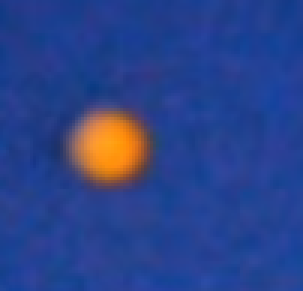
#> input picture hough_circle/img_1.png, 101 x 97 px (shown 3 times larger)
$ python hough_circle_demo1.py
#> lines starting #> are read from the running program, lines starting #| are printed output that depends on the picture; after the words box and inside, x2 and y2 are one past the last pixel; in counts of white or black regions, pixels touching at a corner belong together
# -*- coding: utf-8 -*-
"""
Aditya Intwala
This is a script to demonstrate the implementation of Hough transform function to
detect circles from the image.
Input:
    img - Full path of the input image.
    r_min - Min radius circle to detect. Default is 10.
    r_max - Max radius circle to detect. Default is 200.
    delta_r - Delta change in radius from r_min to r_max. Default is 1.
    num_thetas - Number of steps for theta from 0 to 2PI. Default is 100.
    bin_threshold - Thresholding value in percentage to shortlist candidate for circle. Default is 0.4 i.e. 40%.
    min_edge_threshold - Minimum threshold value for edge detection. Default 100.
    max_edge_threshold - Maximum threshold value for edge detection. Default 200.
Note:
    Playing with the input parameters is required to obtain desired circles in different images.

Returns:
    circle_img - Image with the Circles drawn
    circles.txt - List of circles in format (x,y,r,votes)
"""

import argparse
import time

import cv2
import numpy as np
import math
import matplotlib.pyplot as plt
from collections import defaultdict
from numba import jit


def hough_detect_ball(input_img, r_min = 8, r_max = 20, delta_r = 1,num_thetas = 30,
                      bin_threshold = 0.4,min_edge_threshold = 50,max_edge_threshold = 100):

    # edge_image = cv2.cvtColor(input_img, cv2.COLOR_BGR2GRAY)

    edge_image = cv2.Canny(input_img, min_edge_threshold, max_edge_threshold)

    if edge_image is not None:
        circles = find_hough_circles_fast(input_img, edge_image, r_min, r_max, delta_r, num_thetas,
                                                 bin_threshold)

    return circles


# def find_hough_circles_fast(image, edge_image, r_min, r_max, delta_r, num_thetas, bin_threshold, post_process=True):
#     # image size
#     img_height, img_width = edge_image.shape[:2]
#
#     # R and Theta ranges
#     dtheta = int(360 / num_thetas)
#
#     ## Thetas is bins created from 0 to 360 degree with increment of the dtheta
#     thetas = np.arange(0, 360, step=dtheta)
#
#     ## Radius ranges from r_min to r_max
#     rs = np.arange(r_min, r_max, step=delta_r)
#
#     # Calculate Cos(theta) and Sin(theta) it will be required later
#     cos_thetas = np.cos(np.deg2rad(thetas))
#     sin_thetas = np.sin(np.deg2rad(thetas))
#
#     # Evaluate and keep ready the candidate circles dx and dy for different delta radius
#     # based on the the parametric equation of circle.
#     # x = x_center + r * cos(t) and y = y_center + r * sin(t),
#     # where (x_center,y_center) is Center of candidate circle with radius r. t in range of [0,2PI)
#     circle_candidates = []
#     for r in rs:
#         for t in range(num_thetas):
#             # instead of using pre-calculated cos and sin theta values you can calculate here itself by following
#             # circle_candidates.append((r, int(r*cos(2*pi*t/num_thetas)), int(r*sin(2*pi*t/num_thetas))))
#             # but its better to pre-calculate and use it here.
#             circle_candidates.append((r, int(r * cos_thetas[t]), int(r * sin_thetas[t])))
#
#     # Hough Accumulator, we are using defaultdic instead of standard dict as this will initialize for key which is not
#     # aready present in the dictionary instead of throwing exception.
#     accumulator = defaultdict(int)
#
#     # accumulator = vote(edge_image, accumulator, circle_candidates, img_height, img_width)
#
#     for y in range(img_height):
#         for x in range(img_width):
#             if edge_image[y][x] != 0:  # white pixel
#                 # Found an edge pixel so now find and vote for circle from the candidate circles passing through this pixel.
#                 for r, rcos_t, rsin_t in circle_candidates:
#                     x_center = x - rcos_t
#                     y_center = y - rsin_t
#                     accumulator[(x_center, y_center, r)] += 1  # vote for current candidate
#
#     # Output list of detected circles. A single circle would be a tuple of (x,y,r,threshold)
#     out_circles = []
#     print()
#     print()
#     print("===========================")
#
#     # Sort the accumulator based on the votes for the candidate circles
#     for candidate_circle, votes in sorted(accumulator.items(), key=lambda i: -i[1]):
#         x, y, r = candidate_circle
#         current_vote_percentage = votes / num_thetas
#         if current_vote_percentage >= bin_threshold:
#             # Shortlist the circle for final result
#             out_circles.append((x, y, r, current_vote_percentage))
#             print(x, y, r, current_vote_percentage)
#
#     print("===========================")
#     print()
#     print()
#
#     # Post process the results, can add more post processing later.
#     if post_process:
#         pixel_threshold = 5
#         postprocess_circles = []
#         for x, y, r, v in out_circles:
#             # Exclude circles that are too close of each other
#             # all((x - xc) ** 2 + (y - yc) ** 2 > rc ** 2 for xc, yc, rc, v in postprocess_circles)
#             # Remove nearby duplicate circles based on pixel_threshold
#             if all(abs(x - xc) > pixel_threshold or abs(y - yc) > pixel_threshold or abs(r - rc) > pixel_threshold for
#                    xc, yc, rc, v in postprocess_circles):
#                 postprocess_circles.append((x, y, r, v))
#         out_circles = postprocess_circles
#
#     return out_circles


def find_hough_circles(image, edge_image, r_min, r_max, delta_r, num_thetas, bin_threshold, post_process=True):
    # image size
    img_height, img_width = edge_image.shape[:2]

    # R and Theta ranges
    dtheta = int(360 / num_thetas)

    ## Thetas is bins created from 0 to 360 degree with increment of the dtheta
    thetas = np.arange(0, 360, step=dtheta)

    ## Radius ranges from r_min to r_max
    rs = np.arange(r_min, r_max, step=delta_r)

    # Calculate Cos(theta) and Sin(theta) it will be required later
    cos_thetas = np.cos(np.deg2rad(thetas))
    sin_thetas = np.sin(np.deg2rad(thetas))

    # Evaluate and keep ready the candidate circles dx and dy for different delta radius
    # based on the the parametric equation of circle.
    # x = x_center + r * cos(t) and y = y_center + r * sin(t),
    # where (x_center,y_center) is Center of candidate circle with radius r. t in range of [0,2PI)
    circle_candidates = []
    for r in rs:
        for t in range(num_thetas):
            # instead of using pre-calculated cos and sin theta values you can calculate here itself by following
            # circle_candidates.append((r, int(r*cos(2*pi*t/num_thetas)), int(r*sin(2*pi*t/num_thetas))))
            # but its better to pre-calculate and use it here.
            circle_candidates.append((r, int(r * cos_thetas[t]), int(r * sin_thetas[t])))

    # Hough Accumulator, we are using defaultdic instead of standard dict as this will initialize for key which is not
    # aready present in the dictionary instead of throwing exception.
    accumulator = defaultdict(int)

    # accumulator = vote(edge_image, accumulator, circle_candidates, img_height, img_width)

    for y in range(img_height):
        for x in range(img_width):
            if edge_image[y][x] != 0:  # white pixel
                # Found an edge pixel so now find and vote for circle from the candidate circles passing through this pixel.
                for r, rcos_t, rsin_t in circle_candidates:
                    x_center = x - rcos_t
                    y_center = y - rsin_t
                    accumulator[(x_center, y_center, r)] += 1  # vote for current candidate

    # Output image with detected lines drawn
    output_img = image.copy()
    # Output list of detected circles. A single circle would be a tuple of (x,y,r,threshold)
    out_circles = []

    # Sort the accumulator based on the votes for the candidate circles
    for candidate_circle, votes in sorted(accumulator.items(), key=lambda i: -i[1]):
        x, y, r = candidate_circle
        current_vote_percentage = votes / num_thetas
        if current_vote_percentage >= bin_threshold:
            # Shortlist the circle for final result
            out_circles.append((x, y, r, current_vote_percentage))
            print(x, y, r, current_vote_percentage)

    # Post process the results, can add more post processing later.
    if post_process:
        pixel_threshold = 5
        postprocess_circles = []
        for x, y, r, v in out_circles:
            # Exclude circles that are too close of each other
            # all((x - xc) ** 2 + (y - yc) ** 2 > rc ** 2 for xc, yc, rc, v in postprocess_circles)
            # Remove nearby duplicate circles based on pixel_threshold
            if all(abs(x - xc) > pixel_threshold or abs(y - yc) > pixel_threshold or abs(r - rc) > pixel_threshold for
                   xc, yc, rc, v in postprocess_circles):
                postprocess_circles.append((x, y, r, v))
        out_circles = postprocess_circles

    # Draw shortlisted circles on the output image
    for x, y, r, v in out_circles:
        output_img = cv2.circle(output_img, (x, y), r, (0, 255, 0), 2)

    return output_img, out_circles


def main():
    img_path = 'img_1.png'
    r_min = 8
    r_max = 20
    delta_r = 1
    num_thetas = 30
    bin_threshold = 0.4
    min_edge_threshold = 50
    max_edge_threshold = 100

    input_img = cv2.imread(img_path)
#> input_img is the input picture: shape (97, 101, 3); mean B, G, R 138.8, 67.5, 43.7

    # Edge detection on the input image
    edge_image = cv2.cvtColor(input_img, cv2.COLOR_BGR2GRAY)
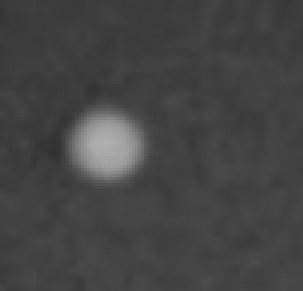
#> edge_image: shape (97, 101) (shown 3 times larger); min 50, max 175, mean 68.5
    # ret, edge_image = cv2.threshold(edge_image, 120, 255, cv2.THRESH_BINARY_INV)
    edge_image = cv2.Canny(edge_image, min_edge_threshold, max_edge_threshold)
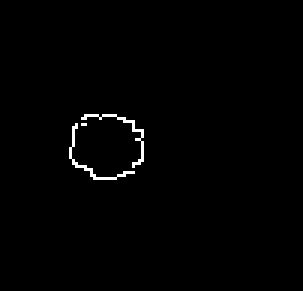
#> edge_image: shape (97, 101) (shown 3 times larger); 0.87% white in thin lines or dots, all inside (x1, y1, x2, y2) = (23, 38, 48, 60)

    cv2.imshow('Edge Image', edge_image)
    # cv2.waitKey(0)
    t0 = time.time()

    if edge_image is not None:

        print("Detecting Hough Circles Started!")
        circle_img, circles = find_hough_circles(input_img, edge_image, r_min, r_max, delta_r, num_thetas,
                                                 bin_threshold)
#> the loop in find_hough_circles, `for x, y, r, v in out_circles:` made 1 pass
#> pass 1, in find_hough_circles, `output_img = cv2.circle(output_img, (x, y), r, (0, 255, 0), 2)`:
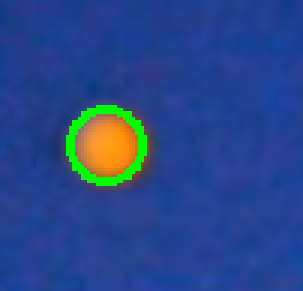
#> output_img: shape (97, 101, 3) (shown 3 times larger); 2.29% of pixels changed, all inside (x1, y1, x2, y2) = (22, 35, 49, 62)
#> circles = [(35, 48, 12, 0.467)]
        t1 = time.time()
        print('time costing is:' + str(round(t1 - t0, 3)))

        cv2.imshow('Detected Circles', circle_img)
        cv2.waitKey(0)

        circle_file = open('circles_list.txt', 'w')
        circle_file.write('x ,\t y,\t Radius,\t Threshold \n')
        for i in range(len(circles)):
            circle_file.write(
                str(circles[i][0]) + ' , ' + str(circles[i][1]) + ' , ' + str(circles[i][2]) + ' , ' + str(
                    circles[i][3]) + '\n')
#> this loop made 1 pass
        circle_file.close()

        if circle_img is not None:
            cv2.imwrite("circles_img.png", circle_img)
    else:
        print("Error in input image!")

    print("Detecting Hough Circles Complete!")


if __name__ == "__main__":
    main()

$ run again, with hough_circle/img_2.png copied over hough_circle/img_1.png
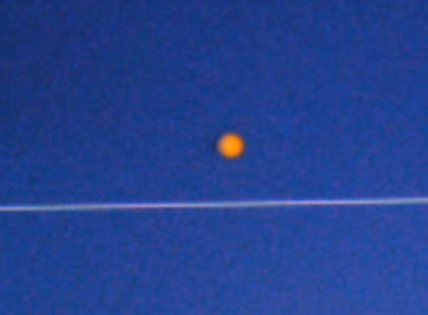
#> input picture hough_circle/img_2.png, 428 x 315 px
#> in main, input_img is the input picture: shape (315, 428, 3); mean B, G, R 143.6, 65.2, 35.6
#> in main, `edge_image = cv2.Canny(edge_image, min_edge_threshold, max_edge_thresh..`:
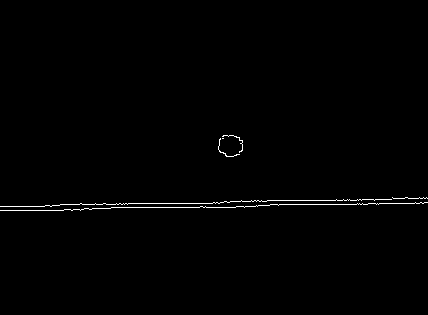
#> edge_image: shape (315, 428); 0.7% white in thin lines or dots, all inside (x1, y1, x2, y2) = (0, 135, 428, 211)
#> the loop in find_hough_circles, `for x, y, r, v in out_circles:` made 1 pass
#> pass 1, in find_hough_circles, `output_img = cv2.circle(output_img, (x, y), r, (0, 255, 0), 2)`:
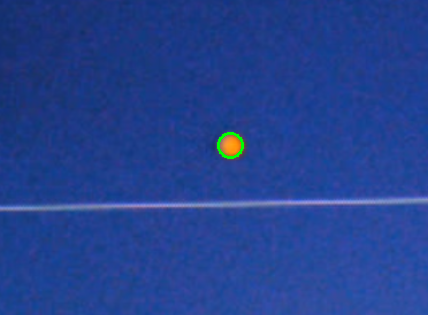
#> output_img: shape (315, 428, 3); 0.17% of pixels changed, all inside (x1, y1, x2, y2) = (217, 132, 244, 159)
#> circles = [(230, 145, 12, 0.467)]
#> the loop in main, `for i in range(len(circles)):` made 1 pass

$ run again, with hough_circle/img.png copied over hough_circle/img_1.png
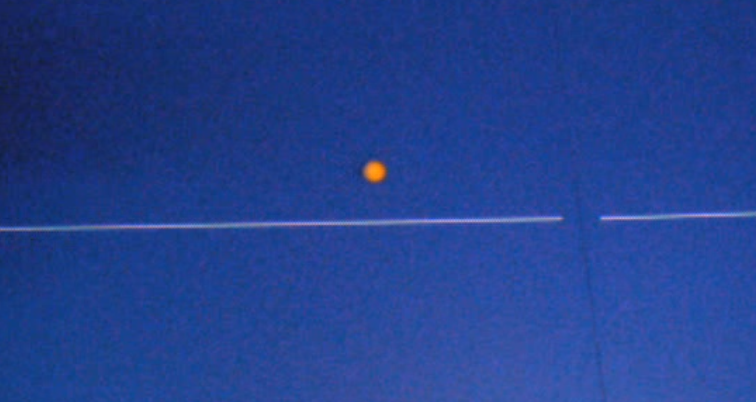
#> input picture hough_circle/img.png, 756 x 402 px
#> in main, input_img is the input picture: shape (402, 756, 3); mean B, G, R 142.1, 64.6, 34.9
#> in main, `edge_image = cv2.Canny(edge_image, min_edge_threshold, max_edge_thresh..`:
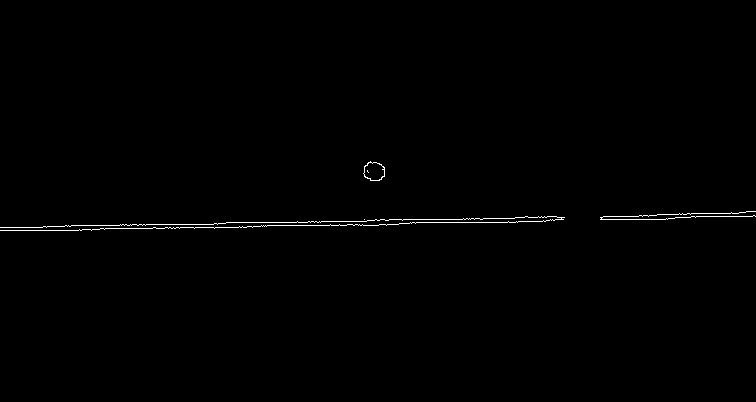
#> edge_image: shape (402, 756); 0.5% white in thin lines or dots, all inside (x1, y1, x2, y2) = (0, 161, 756, 231)
#> the loop in find_hough_circles, `for x, y, r, v in out_circles:` made 1 pass
#> pass 1, in find_hough_circles, `output_img = cv2.circle(output_img, (x, y), r, (0, 255, 0), 2)`:
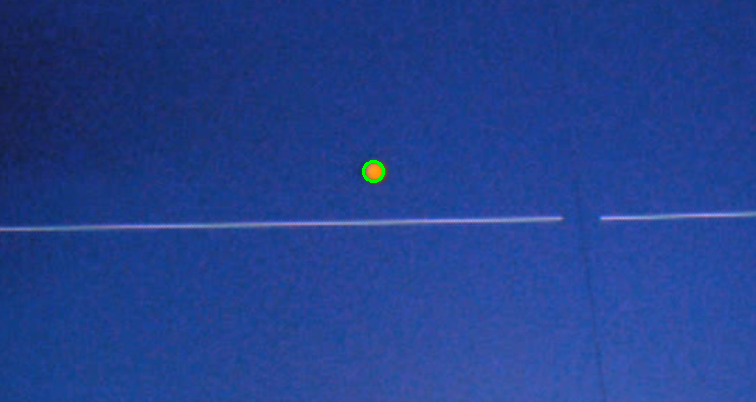
#> output_img: shape (402, 756, 3); 0.06% of pixels changed, all inside (x1, y1, x2, y2) = (362, 160, 385, 183)
#> circles = [(373, 171, 10, 0.6)]
#> the loop in main, `for i in range(len(circles)):` made 1 pass
